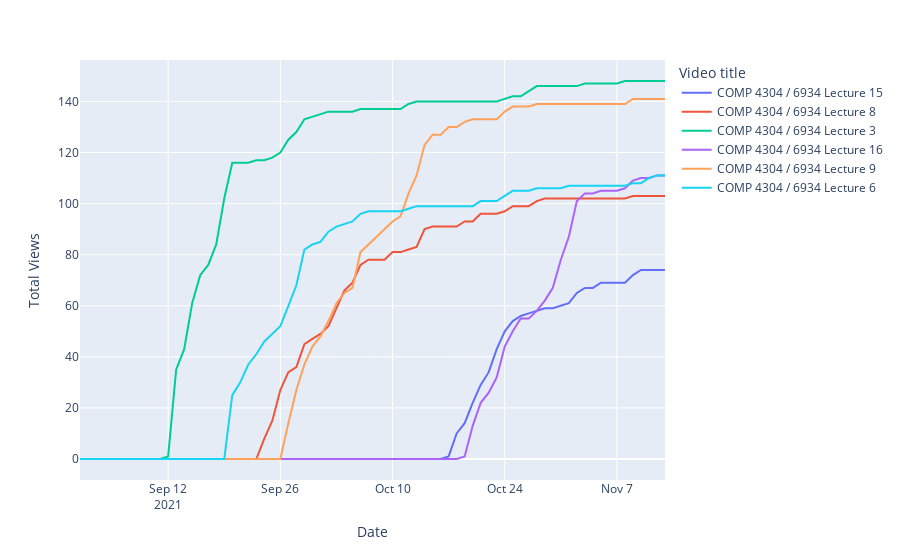

Notebook code for this chart:
### Code cell
px.line(x='Date',y='Total Views',data_frame = df,color='Video title')
